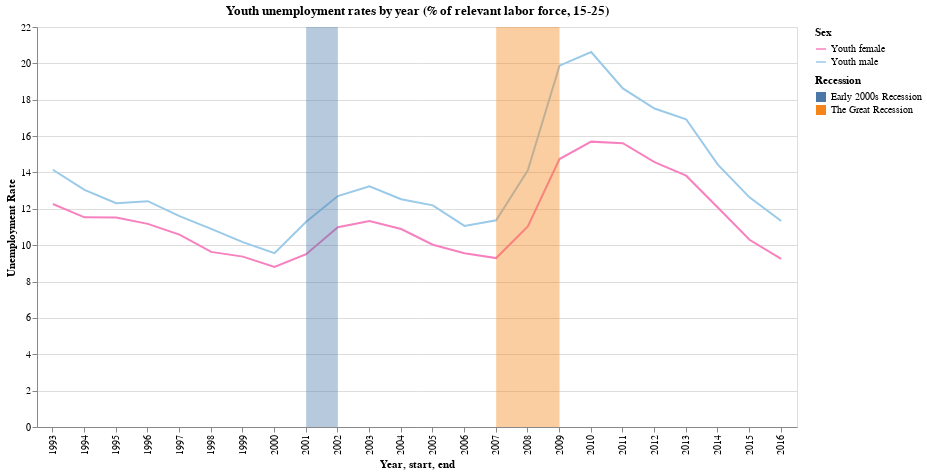

The notebook cell this image was saved under:
### Markdown cell above
## Patents

### Code cell
df_pat = pd.melt(df_usa, id_vars=['Year'], value_vars=col[43:45],
                   var_name='Unemployment', value_name='Unemployment Rate')

# Remove 2017 year
df_pat = df_pat[(df_pat['Year'] != 2017) & (df_pat['Year'] > 1992)]


pat = alt.Chart(df_pat).mark_line().encode(
    x='Year:O',
    y='Unemployment Rate',
    color=alt.Color('Unemployment', scale=alt.Scale(domain=['Youth female', 'Youth male'],
                                                   range=['#f781bf', '#9acae9']),
                   legend=alt.Legend(title='Sex'))
    #tooltip=['Item1', 'Item2', 'Item3', 'Item4']
).properties(
    title='Youth unemployment rates by year (% of relevant labor force, 15-25)',
    width=760,
    height=400,
)#.interactive()

(pat + highlight).resolve_scale(color='independent')

### Figure 1 — Vega-Lite specification as saved in the notebook (floating-point values rounded to 4 significant figures)
{"config": {"view": {"continuousWidth": 400, "continuousHeight": 300}}, "layer": [{"data": {"name": "data-f3e7e0a6e0898c285695d271ab96fabd"}, "mark": "line", "encoding": {"color": {"type": "nominal", "field": "Unemployment", "legend": {"title": "Sex"}, "scale": {"domain": ["Youth female", "Youth male"], "range": ["#f781bf", "#9acae9"]}}, "x": {"type": "ordinal", "field": "Year"}, "y": {"type": "quantitative", "field": "Unemployment Rate"}}, "height": 400, "title": "Youth unemployment rates by year (% of relevant labor force, 15-25)", "width": 760}, {"data": {"name": "data-5b7bec4a2620a884014c098b41d471de"}, "mark": {"type": "rect", "fillOpacity": 0.4}, "encoding": {"color": {"type": "nominal", "field": "event", "legend": {"title": "Recession"}}, "x": {"type": "ordinal", "field": "start"}, "x2": {"field": "end"}}}], "resolve": {"scale": {"color": "independent"}}, "$schema": "https://vega.github.io/schema/vega-lite/v4.0.0.json", "datasets": {"data-f3e7e0a6e0898c285695d271ab96fabd": [{"Year": 1993, "Unemployment": "Youth female", "Unemployment Rate": 12.26}, {"Year": 1994, "Unemployment": "Youth female", "Unemployment Rate": 11.53}, {"Year": 1995, "Unemployment": "Youth female", "Unemployment Rate": 11.53}, {"Year": 1996, "Unemployment": "Youth female", "Unemployment Rate": 11.17}, {"Year": 1997, "Unemployment": "Youth female", "Unemployment Rate": 10.58}, {"Year": 1998, "Unemployment": "Youth female", "Unemployment Rate": 9.63}, {"Year": 1999, "Unemployment": "Youth female", "Unemployment Rate": 9.371}, {"Year": 2000, "Unemployment": "Youth female", "Unemployment Rate": 8.798}, {"Year": 2001, "Unemployment": "Youth female", "Unemployment Rate": 9.503}, {"Year": 2002, "Unemployment": "Youth female", "Unemployment Rate": 10.99}, {"Year": 2003, "Unemployment": "Youth female", "Unemployment Rate": 11.32}, {"Year": 2004, "Unemployment": "Youth female", "Unemployment Rate": 10.89}, {"Year": 2005, "Unemployment": "Youth female", "Unemployment Rate": 10.03}, {"Year": 2006, "Unemployment": "Youth female", "Unemployment Rate": 9.557}, {"Year": 2007, "Unemployment": "Youth female", "Unemployment Rate": 9.291}, {"Year": 2008, "Unemployment": "Youth female", "Unemployment Rate": 11.03}, {"Year": 2009, "Unemployment": "Youth female", "Unemployment Rate": 14.74}, {"Year": 2010, "Unemployment": "Youth female", "Unemployment Rate": 15.69}, {"Year": 2011, "Unemployment": "Youth female", "Unemployment Rate": 15.61}, {"Year": 2012, "Unemployment": "Youth female", "Unemployment Rate": 14.56}, {"Year": 2013, "Unemployment": "Youth female", "Unemployment Rate": 13.82}, {"Year": 2014, "Unemployment": "Youth female", "Unemployment Rate": 12.07}, {"Year": 2015, "Unemployment": "Youth female", "Unemployment Rate": 10.3}, {"Year": 2016, "Unemployment": "Youth female", "Unemployment Rate": 9.25}, {"Year": 1993, "Unemployment": "Youth male", "Unemployment Rate": 14.15}, {"Year": 1994, "Unemployment": "Youth male", "Unemployment Rate": 13.04}, {"Year": 1995, "Unemployment": "Youth male", "Unemployment Rate": 12.31}, {"Year": 1996, "Unemployment": "Youth male", "Unemployment Rate": 12.42}, {"Year": 1997, "Unemployment": "Youth male", "Unemployment Rate": 11.6}, {"Year": 1998, "Unemployment": "Youth male", "Unemployment Rate": 10.89}, {"Year": 1999, "Unemployment": "Youth male", "Unemployment Rate": 10.17}, {"Year": 2000, "Unemployment": "Youth male", "Unemployment Rate": 9.565}, {"Year": 2001, "Unemployment": "Youth male", "Unemployment Rate": 11.28}, {"Year": 2002, "Unemployment": "Youth male", "Unemployment Rate": 12.7}, {"Year": 2003, "Unemployment": "Youth male", "Unemployment Rate": 13.23}, {"Year": 2004, "Unemployment": "Youth male", "Unemployment Rate": 12.53}, {"Year": 2005, "Unemployment": "Youth male", "Unemployment Rate": 12.19}, {"Year": 2006, "Unemployment": "Youth male", "Unemployment Rate": 11.06}, {"Year": 2007, "Unemployment": "Youth male", "Unemployment Rate": 11.37}, {"Year": 2008, "Unemployment": "Youth male", "Unemployment Rate": 14.12}, {"Year": 2009, "Unemployment": "Youth male", "Unemployment Rate": 19.88}, {"Year": 2010, "Unemployment": "Youth male", "Unemployment Rate": 20.62}, {"Year": 2011, "Unemployment": "Youth male", "Unemployment Rate": 18.62}, {"Year": 2012, "Unemployment": "Youth male", "Unemployment Rate": 17.51}, {"Year": 2013, "Unemployment": "Youth male", "Unemployment Rate": 16.92}, {"Year": 2014, "Unemployment": "Youth male", "Unemployment Rate": 14.43}, {"Year": 2015, "Unemployment": "Youth male", "Unemployment Rate": 12.63}, {"Year": 2016, "Unemployment": "Youth male", "Unemployment Rate": 11.33}], "data-5b7bec4a2620a884014c098b41d471de": [{"start": 2001, "end": 2002, "event": "Early 2000s Recession"}, {"start": 2007, "end": 2009, "event": "The Great Recession"}]}}
